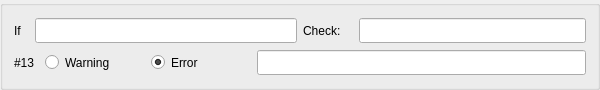
         <widget class="QGroupBox" name="groupBox_ch16">
          <property name="sizePolicy">
           <sizepolicy hsizetype="MinimumExpanding" vsizetype="Fixed">
            <horstretch>0</horstretch>
            <verstretch>0</verstretch>
           </sizepolicy>
          </property>
          <property name="minimumSize">
           <size>
            <width>600</width>
            <height>90</height>
           </size>
          </property>
          <property name="maximumSize">
           <size>
            <width>16777215</width>
            <height>90</height>
           </size>
          </property>
          <property name="title">
           <string/>
          </property>
          <layout class="QHBoxLayout" name="horizontalLayout_389">
           <item>
            <layout class="QVBoxLayout" name="verticalLayout_103">
             <item>
              <layout class="QHBoxLayout" name="horizontalLayout_390">
               <item>
                <layout class="QHBoxLayout" name="horizontalLayout_391">
                 <item>
                  <widget class="QLabel" name="label_420">
                   <property name="sizePolicy">
                    <sizepolicy hsizetype="Fixed" vsizetype="Fixed">
                     <horstretch>0</horstretch>
                     <verstretch>0</verstretch>
                    </sizepolicy>
                   </property>
                   <property name="minimumSize">
                    <size>
                     <width>15</width>
                     <height>25</height>
                    </size>
                   </property>
                   <property name="text">
                    <string>If</string>
                   </property>
                  </widget>
                 </item>
                 <item>
                  <widget class="QLineEdit" name="check_if_13">
                   <property name="sizePolicy">
                    <sizepolicy hsizetype="MinimumExpanding" vsizetype="Fixed">
                     <horstretch>0</horstretch>
                     <verstretch>0</verstretch>
                    </sizepolicy>
                   </property>
                   <property name="minimumSize">
                    <size>
                     <width>160</width>
                     <height>25</height>
                    </size>
                   </property>
                  </widget>
                 </item>
                </layout>
               </item>
               <item>
                <layout class="QHBoxLayout" name="horizontalLayout_392">
                 <item>
                  <widget class="QLabel" name="label_421">
                   <property name="sizePolicy">
                    <sizepolicy hsizetype="Fixed" vsizetype="Fixed">
                     <horstretch>0</horstretch>
                     <verstretch>0</verstretch>
                    </sizepolicy>
                   </property>
                   <property name="minimumSize">
                    <size>
                     <width>50</width>
                     <height>25</height>
                    </size>
                   </property>
                   <property name="text">
                    <string>Check:</string>
                   </property>
                  </widget>
                 </item>
                 <item>
                  <widget class="QLineEdit" name="check_check_13">
                   <property name="sizePolicy">
                    <sizepolicy hsizetype="MinimumExpanding" vsizetype="Fixed">
                     <horstretch>0</horstretch>
                     <verstretch>0</verstretch>
                    </sizepolicy>
                   </property>
                   <property name="minimumSize">
                    <size>
                     <width>160</width>
                     <height>25</height>
                    </size>
                   </property>
                  </widget>
                 </item>
                </layout>
               </item>
              </layout>
             </item>
             <item>
              <layout class="QHBoxLayout" name="horizontalLayout_393">
               <item>
                <widget class="QLabel" name="label_422">
                 <property name="sizePolicy">
                  <sizepolicy hsizetype="Fixed" vsizetype="Fixed">
                   <horstretch>0</horstretch>
                   <verstretch>0</verstretch>
                  </sizepolicy>
                 </property>
                 <property name="minimumSize">
                  <size>
                   <width>25</width>
                   <height>25</height>
                  </size>
                 </property>
                 <property name="maximumSize">
                  <size>
                   <width>25</width>
                   <height>25</height>
                  </size>
                 </property>
                 <property name="text">
                  <string>#13</string>
                 </property>
                </widget>
               </item>
               <item>
                <layout class="QHBoxLayout" name="horizontalLayout_394">
                 <item>
                  <widget class="QRadioButton" name="check_warning_13">
                   <property name="minimumSize">
                    <size>
                     <width>100</width>
                     <height>25</height>
                    </size>
                   </property>
                   <property name="text">
                    <string>Warning</string>
                   </property>
                  </widget>
                 </item>
                 <item>
                  <widget class="QRadioButton" name="check_error_13">
                   <property name="minimumSize">
                    <size>
                     <width>100</width>
                     <height>25</height>
                    </size>
                   </property>
                   <property name="text">
                    <string>Error</string>
                   </property>
                   <property name="checked">
                    <bool>true</bool>
                   </property>
                  </widget>
                 </item>
                </layout>
               </item>
               <item>
                <widget class="QLineEdit" name="check_message_13">
                 <property name="sizePolicy">
                  <sizepolicy hsizetype="MinimumExpanding" vsizetype="Fixed">
                   <horstretch>0</horstretch>
                   <verstretch>0</verstretch>
                  </sizepolicy>
                 </property>
                 <property name="minimumSize">
                  <size>
                   <width>170</width>
                   <height>25</height>
                  </size>
                 </property>
                </widget>
               </item>
              </layout>
             </item>
            </layout>
           </item>
          </layout>
         </widget>
